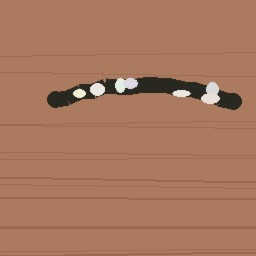
#> input picture data/vision_dataset/Defective_Mold/defective_mold_001.jpg, 256 x 256 px
$ python -i vision_model.py   (imports and definitions only)
#> lines starting #> are read from the running program, lines starting #| are printed output that depends on the picture
#> further down, picture is the input picture: PIL image 256x256 RGB; mean R, G, B 167.3, 119.7, 93.7
"""
Modèle de vision par ordinateur pour la filière vanille (Hazo Lova Agri-AI).

Implémentation pure Python combinant :
1. Segmentation robuste du sujet (séparation fond/gousse sur tables en bois, sacs en jute ou draps d'inspection).
2. Extraction précise des caractéristiques colorimétriques et texturales (HSV, RGB, brillance, contours).
3. Modèle multi-classes (Régression Ridge One-vs-Rest) pour la prédiction des 5 grades ISO 5565-1 :
   - Gourmet_Grade_A (noire ébène, grasse/luisante)
   - Standard_TK_Grade_B (brune chocolatée, souple)
   - Extraction_Grade_C (courte, fendue, rougeâtre)
   - Rejected_Immature (cueillette prématurée, vanille verte/jaune-vert)
   - Defective_Mold (contamination fongique / moisissure)
4. Modèles de régression pour l'estimation continue de la maturité (%) et du risque de moisissure (%).
"""

import colorsys
import datetime
import json
import math
import os
from typing import Any, Dict, List, Optional, Tuple

from PIL import Image, ImageFilter, ImageStat

CLASSES = [
    "Gourmet_Grade_A",
    "Standard_TK_Grade_B",
    "Extraction_Grade_C",
    "Rejected_Immature",
    "Defective_Mold",
]

FEATURE_NAMES = [
    "green_ratio",
    "dark_ebony_ratio",
    "cured_brown_ratio",
    "reddish_ratio",
    "mold_patch_ratio",
    "sheen_index",
    "mean_brightness",
    "mean_saturation",
    "mean_hue",
    "edge_density",
    "color_std",
    "subject_ratio",
]

DEFAULT_VISION_MODEL_PATH = "data/models/vanilla_vision_model.json"


# [25 lines left out: function _solve_linear_system, not called in this run]


def extract_features_from_image(image: Image.Image) -> Dict[str, float]:
    """
    Extrait un vecteur de caractéristiques physiques, colorimétriques et texturales
    avec élimination d'arrière-plan adaptative.
    """
    image = image.convert("RGB")
    thumb = image.copy()
    thumb.thumbnail((256, 256))
    width, height = thumb.size
#> width = 256; height = 256
    pixels = thumb.load()

    # 1. Échantillonnage de la bordure périphérique pour estimer la couleur du fond
    border_r, border_g, border_b = 0.0, 0.0, 0.0
    border_count = 0
    border_pixels = []
    for x in range(width):
        for y in (0, 1, height - 2, height - 1):
            r, g, b = pixels[x, y]
            border_r += r
            border_g += g
            border_b += b
            border_pixels.append((r, g, b))
            border_count += 1
#> after the loop, border_b = 94090; border_count = 1024; border_g = 120714; border_pixels = 1024 items, first 6: (172, 122, 95), (172, 122, 95), (171, 121, 96), (157, 107, 82), (172, 122, 95), (172, 122, 95); border_r = 171914
    for y in range(2, height - 2):
        for x in (0, 1, width - 2, width - 1):
            r, g, b = pixels[x, y]
            border_r += r
            border_g += g
            border_b += b
            border_pixels.append((r, g, b))
            border_count += 1
#> after the loop, border_b = 188948; border_count = 2032; border_g = 242741; border_pixels = 2032 items, first 6: (172, 122, 95), (172, 122, 95), (171, 121, 96), (157, 107, 82), (172, 122, 95), (172, 122, 95); border_r = 344180

    bg_r = border_r / border_count if border_count else 240.0
#> bg_r = 169.4
    bg_g = border_g / border_count if border_count else 240.0
#> bg_g = 119.5
    bg_b = border_b / border_count if border_count else 240.0
#> bg_b = 92.99

    # Test si une gousse / sujet est présent distinctement du fond
    all_px: List[Tuple[int, int, int]] = []
    dist_threshold = 28.0
    has_distinct_foreground = False

    for y in range(height):
        for x in range(width):
            r, g, b = pixels[x, y]
            all_px.append((r, g, b))
            dist = math.sqrt((r - bg_r) ** 2 + (g - bg_g) ** 2 + (b - bg_b) ** 2)
            if dist > dist_threshold:
                has_distinct_foreground = True
#> after the loop, all_px = 65536 items

    # 2. Détermination des pixels de gousse (sujet)
    subject_pixels: List[Tuple[int, int, int]] = []
    subject_coords: List[Tuple[int, int]] = []

    if has_distinct_foreground:
        # Masque premier plan
        for y in range(height):
            for x in range(width):
                r, g, b = pixels[x, y]
                dist = math.sqrt((r - bg_r) ** 2 + (g - bg_g) ** 2 + (b - bg_b) ** 2)
                if dist > dist_threshold:
                    subject_pixels.append((r, g, b))
                    subject_coords.append((x, y))
#> after the loop, subject_coords = 3195 pairs, first value 0 to 241, second value 73 to 254; subject_pixels = 3195 items, first 6: (154, 103, 76), (153, 101, 77), (153, 103, 76), (151, 101, 76), (154, 105, 73), (175, 139, 117)
    else:
        # Échantillon macro ou gros plan uniforme : exclut seulement les blancs / noirs extrêmes
        for r, g, b in all_px:
            bright = (r + g + b) / 3.0
            if (r > 242 and g > 242 and b > 242) or bright < 8:
                continue
            subject_pixels.append((r, g, b))

    n_subject = len(subject_pixels)
#> n_subject = 3195
    if n_subject == 0:
        return {name: 0.0 for name in FEATURE_NAMES}

    # 3. Analyse colorimétrique et texturales sur les pixels de la gousse
    green_count = 0
    dark_ebony_count = 0
    cured_brown_count = 0
    reddish_count = 0
    sheen_count = 0
    mold_patch_count = 0

    sum_brightness = 0.0
    sum_saturation = 0.0
    sum_hue = 0.0

    for r, g, b in subject_pixels:
        bright = (r + g + b) / 3.0
        rn, gn, bn = r / 255.0, g / 255.0, b / 255.0
        h, s, v = colorsys.rgb_to_hsv(rn, gn, bn)

        sum_brightness += bright
        sum_saturation += s
        sum_hue += h

        # A. Vanille verte / cueillette prématurée (vert franc, vert olive, jaune-vert)
        is_green_vivid = (0.20 <= h <= 0.45) and (s >= 0.14) and (bright >= 36)
        is_green_olive = (0.14 <= h <= 0.35) and (g > b * 1.12) and (g >= r * 0.92) and (bright >= 36)
        is_green_yellowish = (0.11 <= h < 0.20) and (s >= 0.16) and (g >= r * 0.90) and (g > b * 1.15) and (bright >= 36)

        if is_green_vivid or is_green_olive or is_green_yellowish:
            green_count += 1
        # B. Moisissure suspecte sur gousse (spots clairs poudreux)
        elif (s < 0.22) and (115 < bright < 242) and (max(r, g, b) - min(r, g, b) < 30):
            mold_patch_count += 1
        # C. Noire Bourbon ébène (Gourmet A)
        elif bright <= 48 and abs(r - g) < 24 and abs(r - b) < 28:
            dark_ebony_count += 1
            if bright > 32:
                sheen_count += 1
        # D. Brune chocolatée (Standard TK B) — testée avant reddish pour préserver le brun ambré
        elif ((0.03 <= h < 0.15) and (s >= 0.18) and (25 < bright < 210)) or (
            r > g * 1.04 and g >= b * 0.82 and (r - b) > 16 and 25 < bright < 210
        ):
            cured_brown_count += 1
            if bright > 55 and s < 0.35:
                sheen_count += 1
        # E. Rougeâtre / sèche / fendue (Extraction C)
        elif (h < 0.03 or h >= 0.96 or r > g * 1.35) and (r - b > 28) and bright > 40:
            reddish_count += 1
#> this loop made 3195 passes
#> (r, g, b, bright, rn, gn, bn, h) on passes 1 to 12: (154, 103, 76, 111, 0.604, 0.404, 0.298, 0.0577), (153, 101, 77, 110.3, 0.6, 0.396, 0.302, 0.0526), (153, 103, 76, 110.7, 0.6, 0.404, 0.298, 0.0584), (151, 101, 76, 109.3, 0.592, 0.396, 0.298, 0.0556), (154, 105, 73, 110.7, 0.604, 0.412, 0.286, 0.0658), (175, 139, 117, 143.7, 0.686, 0.545, 0.459, 0.0632), (182, 139, 120, 147, 0.714, 0.545, 0.471, 0.0511), (77, 47, 23, 49, 0.302, 0.184, 0.0902, 0.0741), (65, 42, 24, 43.67, 0.255, 0.165, 0.0941, 0.0732), (62, 43, 28, 44.33, 0.243, 0.169, 0.11, 0.0735), (62, 43, 29, 44.67, 0.243, 0.169, 0.114, 0.0707), (62, 43, 28, 44.33, 0.243, 0.169, 0.11, 0.0735)
#> (r, g, b) on passes 49 to 54: (45, 37, 24), (44, 38, 24), (44, 38, 26), (44, 38, 24), (42, 38, 26), (42, 39, 24)

    # Détection avancée de moisissure pour fonds blancs :
    if has_distinct_foreground and (bg_r + bg_g + bg_b) / 3.0 > 200 and subject_coords:
        coords_set = set(subject_coords)
        for x, y in subject_coords:
            for nx, ny in ((x - 1, y), (x + 1, y), (x, y - 1), (x, y + 1)):
                if (nx, ny) not in coords_set and 0 <= nx < width and 0 <= ny < height:
                    nr, ng, nb = pixels[nx, ny]
                    nbright = (nr + ng + nb) / 3.0
                    nsat = colorsys.rgb_to_hsv(nr / 255.0, ng / 255.0, nb / 255.0)[1]
                    if 115 < nbright < 242 and nsat < 0.22:
                        mold_patch_count += 1
                        coords_set.add((nx, ny))

    green_ratio = green_count / n_subject
    dark_ebony_ratio = dark_ebony_count / n_subject
    cured_brown_ratio = cured_brown_count / n_subject
    reddish_ratio = reddish_count / n_subject
    mold_patch_ratio = mold_patch_count / n_subject
    sheen_index = sheen_count / n_subject
    subject_ratio = n_subject / (width * height)

    mean_brightness = sum_brightness / n_subject
    mean_saturation = sum_saturation / n_subject
    mean_hue = sum_hue / n_subject

    # Variance de couleur
    bright_var = sum(((p[0] + p[1] + p[2]) / 3.0 - mean_brightness) ** 2 for p in subject_pixels) / n_subject
    color_std = math.sqrt(bright_var)

    # Contours / netteté
    gray = thumb.convert("L")
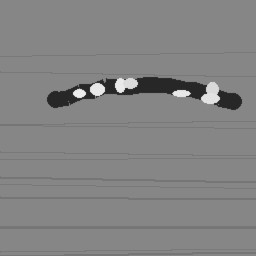
#> gray: PIL image 256x256 L; min 23, max 245, mean 131
    edges = gray.filter(ImageFilter.FIND_EDGES)
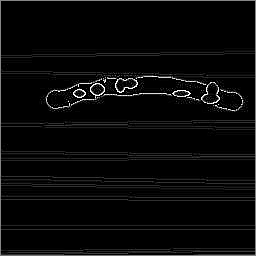
#> edges: PIL image 256x256 L; min 0, max 255, mean 9
    edge_variance = float(ImageStat.Stat(edges).var[0])

    return {
        "green_ratio": round(green_ratio, 4),
        "dark_ebony_ratio": round(dark_ebony_ratio, 4),
        "cured_brown_ratio": round(cured_brown_ratio, 4),
        "reddish_ratio": round(reddish_ratio, 4),
        "mold_patch_ratio": round(mold_patch_ratio, 4),
        "sheen_index": round(sheen_index, 4),
        "mean_brightness": round(mean_brightness, 2),
        "mean_saturation": round(mean_saturation, 4),
        "mean_hue": round(mean_hue, 4),
        "edge_density": round(edge_variance, 2),
        "color_std": round(color_std, 2),
        "subject_ratio": round(subject_ratio, 4),
    }


class VanillaVisionModel:
    """
    Modèle de classification multi-classes et régression pour l'analyse d'images de vanille.
    Entraîné localement avec régression Ridge (pure Python).
    """

    # [23 lines left out: functions __init__, _normalize_features, not called in this run]

    @staticmethod
    def _dot(w: List[float], x: List[float]) -> float:
        return sum(wi * xi for wi, xi in zip(w, x))

    # [197 lines left out: functions _softmax, fit, _fit_ridge, predict, _heuristic_predict, not called in this run]

    @property
    def is_trained(self) -> bool:
        return bool(self.class_weights) and bool(self.feature_means)

    # [52 lines left out: functions save, load, summary, not called in this run]

>>> from PIL import Image
>>> picture = Image.open('../../data/vision_dataset/Defective_Mold/defective_mold_001.jpg')
>>> result = extract_features_from_image(picture)

$ run again, on data/vision_dataset/Defective_Mold/defective_mold_002.jpg
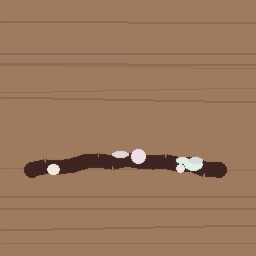
#> input picture data/vision_dataset/Defective_Mold/defective_mold_002.jpg, 256 x 256 px
#> picture is the input picture: PIL image 256x256 RGB; mean R, G, B 155.3, 119.1, 93.2
#> after the loop in extract_features_from_image, `for x in range(width):`: border_b = 97280; border_count = 1024; border_g = 124928; border_pixels = 1024 items, first 6: (159, 122, 95), (159, 122, 95), (159, 122, 95), (159, 122, 95), (159, 122, 95), (159, 122, 95); border_r = 162816
#> after the loop in extract_features_from_image, `for y in range(2, height - 2):`: border_b = 191898; border_count = 2032; border_g = 246730; border_pixels = 2032 items, first 6: (159, 122, 95), (159, 122, 95), (159, 122, 95), (159, 122, 95), (159, 122, 95), (159, 122, 95); border_r = 321924
#> bg_r = 158.4
#> bg_g = 121.4
#> bg_b = 94.44
#> after the loop in extract_features_from_image, `for y in range(height):`: all_px = 65536 items
#> after the loop in extract_features_from_image, `for y in range(height):`: subject_coords = 3141 pairs, first value 0 to 227, second value 21 to 230; subject_pixels = 3141 items, first 6: (142, 105, 78), (141, 104, 78), (141, 104, 78), (141, 104, 78), (142, 105, 78), (139, 102, 76)
#> n_subject = 3141
#> the loop in extract_features_from_image, `for r, g, b in subject_pixels:` made 3141 passes
#> (r, g, b, bright, rn, gn, bn, h) on passes 1 to 8: (142, 105, 78, 108.3, 0.557, 0.412, 0.306, 0.0703), (141, 104, 78, 107.7, 0.553, 0.408, 0.306, 0.0688), (141, 104, 78, 107.7, 0.553, 0.408, 0.306, 0.0688), (141, 104, 78, 107.7, 0.553, 0.408, 0.306, 0.0688), (142, 105, 78, 108.3, 0.557, 0.412, 0.306, 0.0703), (139, 102, 76, 105.7, 0.545, 0.4, 0.298, 0.0688), (142, 105, 78, 108.3, 0.557, 0.412, 0.306, 0.0703), (142, 105, 78, 108.3, 0.557, 0.412, 0.306, 0.0703)
#> in extract_features_from_image, `gray = thumb.convert("L")`:
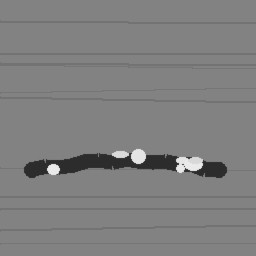
#> gray: PIL image 256x256 L; min 31, max 246, mean 127
#> in extract_features_from_image, `edges = gray.filter(ImageFilter.FIND_EDGES)`:
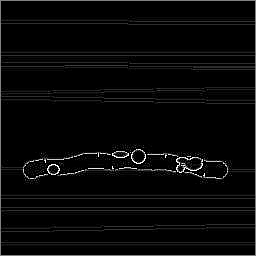
#> edges: PIL image 256x256 L; min 0, max 255, mean 8.3

$ run again, on data/vision_dataset/Defective_Mold/defective_mold_003.jpg
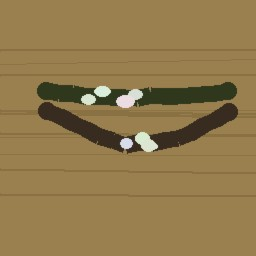
#> input picture data/vision_dataset/Defective_Mold/defective_mold_003.jpg, 256 x 256 px
#> picture is the input picture: PIL image 256x256 RGB; mean R, G, B 144.9, 121.4, 75.9
#> after the loop in extract_features_from_image, `for x in range(width):`: border_b = 80896; border_count = 1024; border_g = 131072; border_pixels = 1024 items, first 6: (154, 128, 79), (154, 128, 79), (154, 128, 79), (154, 128, 79), (154, 128, 79), (154, 128, 79); border_r = 157696
#> after the loop in extract_features_from_image, `for y in range(2, height - 2):`: border_b = 159525; border_count = 2032; border_g = 258797; border_pixels = 2032 items, first 6: (154, 128, 79), (154, 128, 79), (154, 128, 79), (154, 128, 79), (154, 128, 79), (154, 128, 79); border_r = 311780
#> bg_r = 153.4
#> bg_g = 127.4
#> bg_b = 78.51
#> after the loop in extract_features_from_image, `for y in range(height):`: all_px = 65536 items
#> after the loop in extract_features_from_image, `for y in range(height):`: subject_coords = 7054 pairs, first value 0 to 239, second value 50 to 195; subject_pixels = 7054 items, first 6: (137, 110, 63), (136, 109, 62), (78, 64, 25), (60, 47, 12), (67, 59, 23), (69, 63, 29)
#> n_subject = 7054
#> the loop in extract_features_from_image, `for r, g, b in subject_pixels:` made 7054 passes
#> (r, g, b, bright, rn, gn, bn, h) on passes 1 to 8: (137, 110, 63, 103.3, 0.537, 0.431, 0.247, 0.106), (136, 109, 62, 102.3, 0.533, 0.427, 0.243, 0.106), (78, 64, 25, 55.67, 0.306, 0.251, 0.098, 0.123), (60, 47, 12, 39.67, 0.235, 0.184, 0.0471, 0.122), (67, 59, 23, 49.67, 0.263, 0.231, 0.0902, 0.136), (69, 63, 29, 53.67, 0.271, 0.247, 0.114, 0.142), (61, 53, 17, 43.67, 0.239, 0.208, 0.0667, 0.136), (76, 64, 26, 55.33, 0.298, 0.251, 0.102, 0.127)
#> in extract_features_from_image, `gray = thumb.convert("L")`:
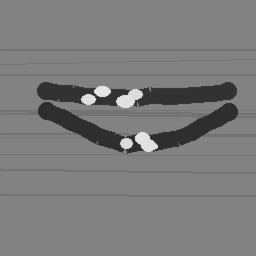
#> gray: PIL image 256x256 L; min 34, max 238, mean 123.2
#> in extract_features_from_image, `edges = gray.filter(ImageFilter.FIND_EDGES)`:
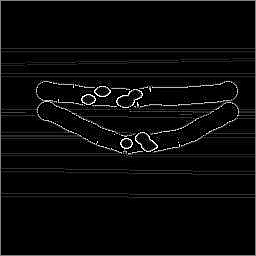
#> edges: PIL image 256x256 L; min 0, max 255, mean 9.5

$ run again, on data/vision_dataset/Defective_Mold/defective_mold_004.jpg
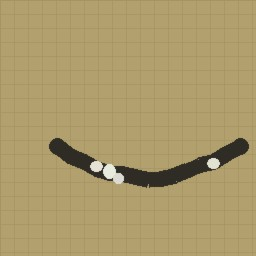
#> input picture data/vision_dataset/Defective_Mold/defective_mold_004.jpg, 256 x 256 px
#> picture is the input picture: PIL image 256x256 RGB; mean R, G, B 171.4, 154.2, 106.3
#> after the loop in extract_features_from_image, `for x in range(width):`: border_b = 109221; border_count = 1024; border_g = 160421; border_pixels = 1024 items, first 6: (162, 144, 94), (170, 152, 102), (167, 149, 99), (165, 147, 97), (170, 152, 102), (179, 161, 111); border_r = 178853
#> after the loop in extract_features_from_image, `for y in range(2, height - 2):`: border_b = 216800; border_count = 2032; border_g = 318440; border_pixels = 2032 items, first 6: (162, 144, 94), (170, 152, 102), (167, 149, 99), (165, 147, 97), (170, 152, 102), (179, 161, 111); border_r = 354913
#> bg_r = 174.7
#> bg_g = 156.7
#> bg_b = 106.7
#> after the loop in extract_features_from_image, `for y in range(height):`: all_px = 65536 items
#> after the loop in extract_features_from_image, `for y in range(height):`: subject_coords = 3383 pairs, first value 49 to 249, second value 138 to 187; subject_pixels = 3383 items, first 6: (68, 59, 30), (61, 54, 26), (56, 49, 20), (62, 53, 24), (72, 63, 30), (151, 138, 103)
#> n_subject = 3383
#> the loop in extract_features_from_image, `for r, g, b in subject_pixels:` made 3383 passes
#> (r, g, b, bright, rn, gn, bn, h) on passes 1 to 8: (68, 59, 30, 52.33, 0.267, 0.231, 0.118, 0.127), (61, 54, 26, 47, 0.239, 0.212, 0.102, 0.133), (56, 49, 20, 41.67, 0.22, 0.192, 0.0784, 0.134), (62, 53, 24, 46.33, 0.243, 0.208, 0.0941, 0.127), (72, 63, 30, 55, 0.282, 0.247, 0.118, 0.131), (151, 138, 103, 130.7, 0.592, 0.541, 0.404, 0.122), (63, 54, 23, 46.67, 0.247, 0.212, 0.0902, 0.129), (62, 53, 24, 46.33, 0.243, 0.208, 0.0941, 0.127)
#> in extract_features_from_image, `gray = thumb.convert("L")`:
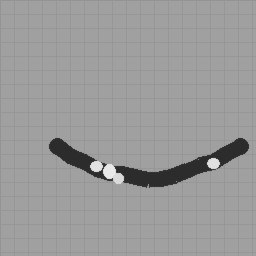
#> gray: PIL image 256x256 L; min 32, max 241, mean 154.2
#> in extract_features_from_image, `edges = gray.filter(ImageFilter.FIND_EDGES)`:
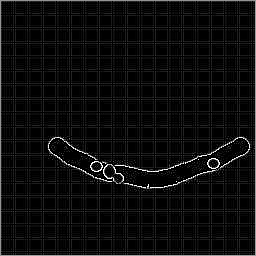
#> edges: PIL image 256x256 L; min 0, max 255, mean 13.2
